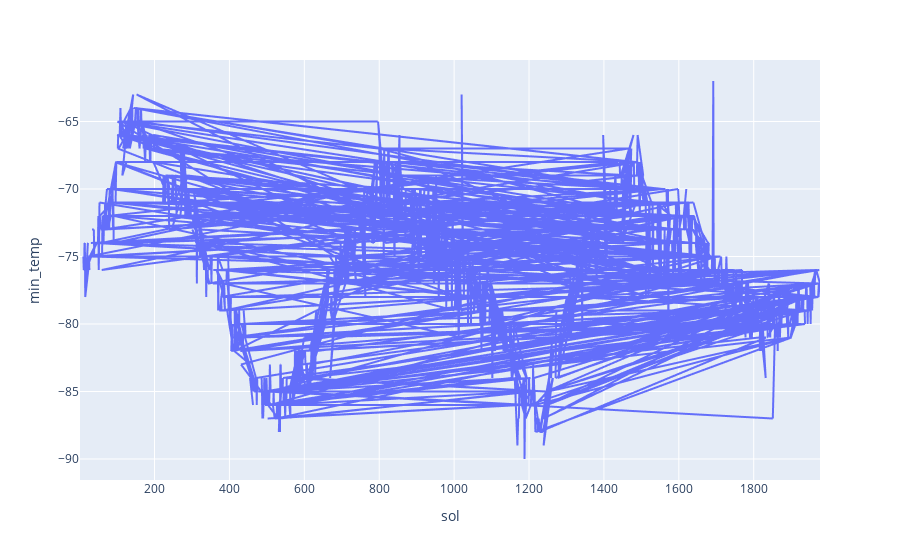

Notebook source saved alongside this figure:
### Code cell
# Plot a line chart the daily minimum temp
# note: you do not need to modify the dataframe
# use the original one you loaded at the beginning of the milestone.
px.line(data_frame=nf,
        x='sol',
        y='min_temp')

### Figure 1 — Plotly figure (JSON) as saved in the notebook; plotly's stock layout.template omitted (floating-point values rounded to 4 significant figures; data arrays with more than 128 entries replaced by an {"elided": "..."} marker saying what was removed)
{"data": [{"hovertemplate": "sol=%{x}<br>min_temp=%{y}<extra></extra>", "legendgroup": "", "line": {"color": "#636efa", "dash": "solid"}, "marker": {"symbol": "circle"}, "mode": "lines", "name": "", "showlegend": false, "type": "scattergl", "x": {"elided": "1894 int values"}, "xaxis": "x", "y": {"elided": "1894 int values"}, "yaxis": "y"}], "layout": {"autosize": true, "legend": {"tracegroupgap": 0}, "margin": {"t": 60}, "xaxis": {"anchor": "y", "autorange": true, "domain": [0, 1], "range": [1, 1977], "title": {"text": "sol"}, "type": "linear"}, "yaxis": {"anchor": "x", "autorange": true, "domain": [0, 1], "range": [-91.56, -60.44], "title": {"text": "min_temp"}, "type": "linear"}}}
